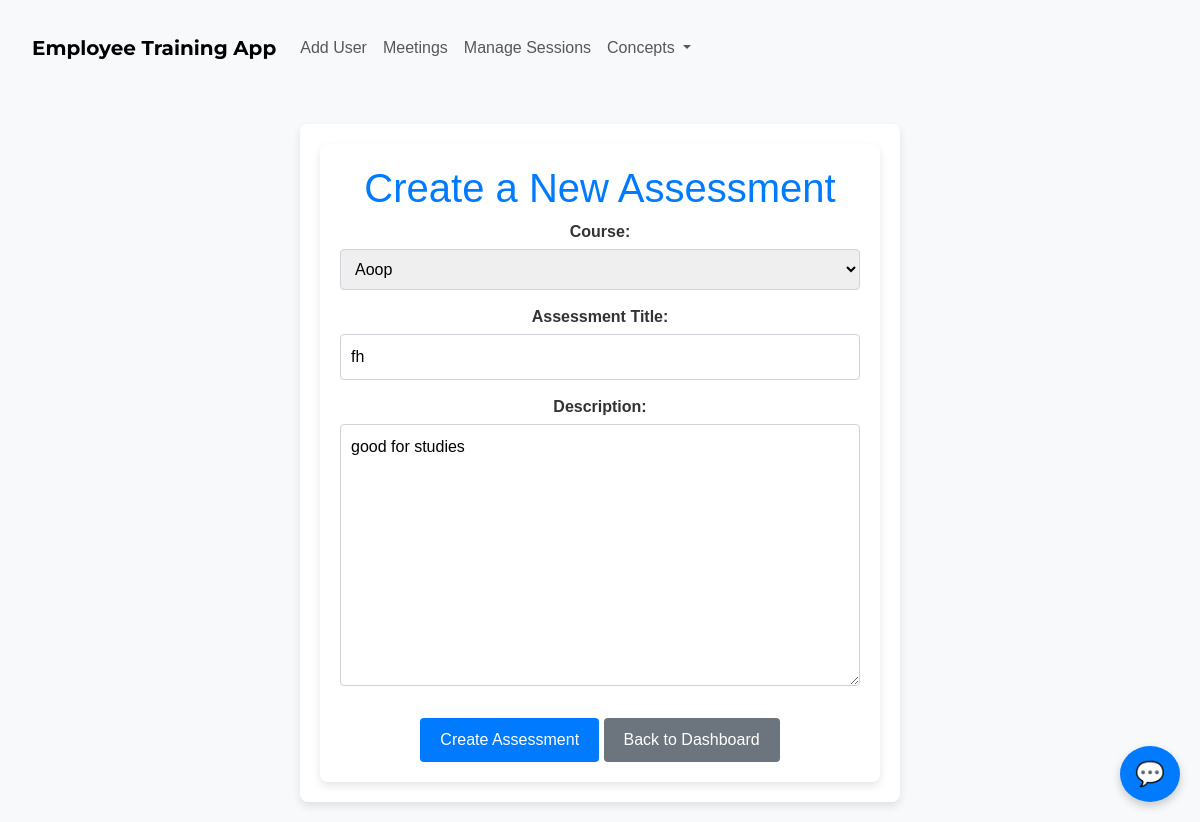
The page /trainerapp/assessments/edit/9/ on the database its author committed.
### adminapp/models.py (models this page shows, shortened)
class Assessment(models.Model):
    title = models.CharField(max_length=200)
    description = models.TextField()
    created_by = models.ForeignKey(User, on_delete=models.CASCADE, default=1)
    course = models.ForeignKey(Course, on_delete=models.CASCADE)

### trainerapp/views.py (the view)
# urls.py: path('assessments/edit/<int:assessment_id>/', views.edit_assessment, name='edit_assessment'),
def edit_assessment(request, assessment_id):
    assessment = get_object_or_404(Assessment, id=assessment_id)
    if request.method == 'POST':
        form = AssessmentForm(request.POST, instance=assessment)
        if form.is_valid():
            updated_assessment = form.save(commit=False)
            updated_assessment.created_by = request.user
            updated_assessment.save()
            messages.success(request, "Assessment updated successfully.")
            return redirect('trainerapp:dashboard')
        else:
            messages.error(request, "There was an error updating the assessment.")
            print(form.errors)
    else:
        form = AssessmentForm(instance=assessment)
    return render(request, 'trainerapp/assessment_form.html', {
        'form': form,
        'assessment': assessment
    })

### adminapp/forms.py
class AssessmentForm(forms.ModelForm):
    class Meta:
        model = Assessment
        fields = ['title', 'description', 'course']

### adminapp/models.py (called while the page is built)
    def __str__(self):
        return self.title

### template/trainerapp/assessment_form.html (shortened to what this page needs)
{% extends 'Navbar/Trainernavbar.html' %}
{% load static %}
{% block body %}
<head>
</head>
<body>
    <div class="container">
        <h1>Create a New Assessment</h1>
        <form method="post">
            <div class="form-group">
                <label for="id_course">Course:</label>
                {{ form.course }}
            </div>
            <div class="form-group">
                <label for="id_title">Assessment Title:</label>
                {{ form.title }}
            </div>
            <div class="form-group">
                <label for="id_description">Description:</label>
                {{ form.description }}
            </div>
            <button type="submit" class="btn btn-primary">Create Assessment</button>
            <a href="{% url 'trainerapp:assignment_dashboard' %}" class="btn btn-secondary">Back to Dashboard</a>
        </form>
    </div>
</body>
{% endblock %}

### template/Navbar/Trainernavbar.html (style rules this page uses)
body { background-color: #f0f8ff; font-family: 'Roboto', Arial, sans-serif; color: #333; text-align: center; }
.container { background-color: rgba(255, 255, 255, 0.95); padding: 30px; border-radius: 10px; box-shadow: 0 4px 10px rgba(0, 0, 0, 0.1); margin-top: 50px; }
.btn-primary { background-color: #007bff; border: none; border-radius: 5px; }

### template/trainerapp/assessment_form.html (style rules this page uses)
body { font-family: Arial, sans-serif; background-color: #f8f9fa; color: #333; margin: 0; padding: 20px; }
.container { max-width: 600px; margin: auto; background-color: #ffffff; padding: 20px; border-radius: 8px; box-shadow: 0 4px 8px rgba(0, 0, 0, 0.1); }
h1 { text-align: center; color: #007bff; }
.form-group { margin-bottom: 15px; }
label { display: block; margin-bottom: 5px; font-weight: bold; }
input[type="text"], textarea, select { width: 100%; padding: 10px; border: 1px solid #ced4da; border-radius: 4px; box-sizing: border-box; }
.btn { display: inline-block; padding: 10px 20px; margin-top: 10px; border: none; border-radius: 4px; text-align: center; text-decoration: none; cursor: pointer; transition: background-color 0.3s; }
.btn-primary { background-color: #007bff; color: white; }
.btn-secondary { background-color: #6c757d; color: white; }

### rows shown on the page
Assessment: course "Aoop", title "fh", description "good for studies"
